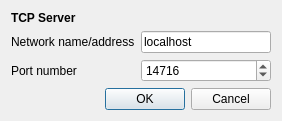
<?xml version="1.0" encoding="UTF-8"?>
<ui version="4.0">
 <class>TCPSetup</class>
 <widget class="QDialog" name="TCPSetup">
  <property name="geometry">
   <rect>
    <x>0</x>
    <y>0</y>
    <width>282</width>
    <height>109</height>
   </rect>
  </property>
  <property name="windowTitle">
   <string>Dialog</string>
  </property>
  <layout class="QGridLayout" name="gridLayout">
   <item row="0" column="0">
    <widget class="QLabel" name="label">
     <property name="text">
      <string>&lt;b&gt;TCP Server&lt;/b&gt;</string>
     </property>
    </widget>
   </item>
   <item row="1" column="0">
    <widget class="QLabel" name="label_2">
     <property name="text">
      <string>Network name/address</string>
     </property>
    </widget>
   </item>
   <item row="1" column="1">
    <widget class="QLineEdit" name="hostName">
     <property name="text">
      <string>localhost</string>
     </property>
    </widget>
   </item>
   <item row="2" column="0">
    <widget class="QLabel" name="label_3">
     <property name="text">
      <string>Port number</string>
     </property>
    </widget>
   </item>
   <item row="2" column="1">
    <widget class="QSpinBox" name="portNumber">
     <property name="minimum">
      <number>1024</number>
     </property>
     <property name="maximum">
      <number>65535</number>
     </property>
     <property name="value">
      <number>14716</number>
     </property>
    </widget>
   </item>
   <item row="3" column="0" colspan="2">
    <widget class="QDialogButtonBox" name="buttonBox">
     <property name="orientation">
      <enum>Qt::Horizontal</enum>
     </property>
     <property name="standardButtons">
      <set>QDialogButtonBox::Cancel|QDialogButtonBox::Ok</set>
     </property>
    </widget>
   </item>
  </layout>
 </widget>
 <resources/>
 <connections>
  <connection>
   <sender>buttonBox</sender>
   <signal>accepted()</signal>
   <receiver>TCPSetup</receiver>
   <slot>accept()</slot>
   <hints>
    <hint type="sourcelabel">
     <x>140</x>
     <y>92</y>
    </hint>
    <hint type="destinationlabel">
     <x>140</x>
     <y>54</y>
    </hint>
   </hints>
  </connection>
  <connection>
   <sender>buttonBox</sender>
   <signal>rejected()</signal>
   <receiver>TCPSetup</receiver>
   <slot>reject()</slot>
   <hints>
    <hint type="sourcelabel">
     <x>140</x>
     <y>92</y>
    </hint>
    <hint type="destinationlabel">
     <x>140</x>
     <y>54</y>
    </hint>
   </hints>
  </connection>
 </connections>
</ui>
